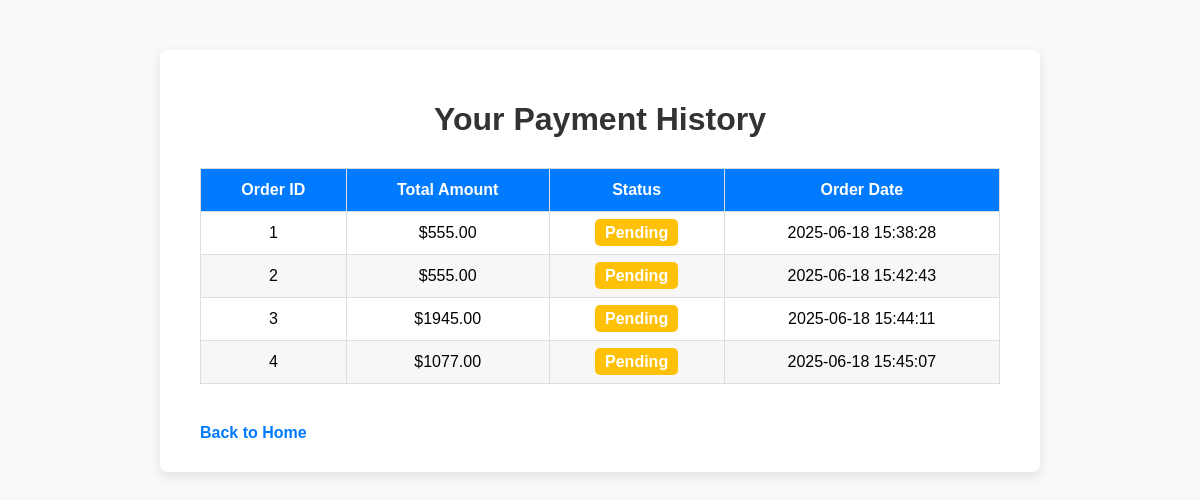
Screenshot of /order_history (signed in) with the database file from the repository.
### app.py (models this page shows)
class Order(db.Model):
    id = db.Column(db.Integer, primary_key=True)
    customer_id = db.Column(db.Integer, db.ForeignKey('customer.id'))
    total_amount = db.Column(db.Float)
    status = db.Column(db.String(50), default='Pending')
    created_at = db.Column(db.DateTime, default=datetime.utcnow)
    customer = db.relationship('Customer', backref='orders')

### app.py (the view)
@app.route('/order_history')
def order_history():
    customer = get_current_customer()
    if not customer:
        return redirect(url_for('custlogin'))
    orders = customer.orders
    return render_template('order.html', orders=orders)

### app.py (called while the page is built)
def get_current_customer():
    if 'customer_id' in session:
        return Customer.query.get(session['customer_id'])
    return None

### templates/order.html (shortened to what this page needs)
<!DOCTYPE html>
<html lang="en">
<head>
</head>
<body>
    <div class="container">
        <h1>Your Payment History</h1>
        {% if orders %}
        <table>
            <thead>
                <tr>
                    <th>Order ID</th>
                    <th>Total Amount</th>
                    <th>Status</th>
                    <th>Order Date</th>
                </tr>
            </thead>
            <tbody>
                {% for order in orders %}
                <tr>
                    <td data-label="Order ID">{{ order.id }}</td>
                    <td data-label="Total Amount">${{ "%.2f"|format(order.total_amount) }}</td>
                    <td data-label="Status"><span class="status {{ order.status }}">{{ order.status }}</span></td>
                    <td data-label="Order Date">{{ order.created_at.strftime('%Y-%m-%d %H:%M:%S') }}</td>
                </tr>
                {% endfor %}
            </tbody>
        </table>
        {% else %}
        <p class="no-orders">You have no payment history yet.</p>
        {% endif %}
        <a href="{{ url_for('main') }}" class="back-link">Back to Home</a>
    </div>
</body>
</html>

### templates/order.html (style rules this page uses)
body { font-family: Arial, sans-serif; background-color: #f9f9f9; margin: 0; padding: 0; }
.container { max-width: 800px; margin: 50px auto; background-color: white; padding: 30px 40px; border-radius: 8px; box-shadow: 0 4px 12px rgba(0,0,0,0.1); }
h1 { text-align: center; color: #333; margin-bottom: 30px; }
table { width: 100%; border-collapse: collapse; margin-bottom: 20px; }
th, td { padding: 12px 15px; border: 1px solid #ddd; text-align: center; }
th { background-color: #007bff; color: white; }
tbody tr:nth-child(even) { background-color: #f7f7f7; }
.status { font-weight: bold; padding: 5px 10px; border-radius: 5px; color: white; }
.status.Pending { background-color: #ffc107; }
a.back-link { display: inline-block; margin-top: 20px; color: #007bff; text-decoration: none; font-weight: bold; }

### rows the page displays
Order: id "1", total_amount "555.00", status "Pending", created_at "2025-06-18 15:38:28"
Order: id "2", total_amount "555.00", status "Pending", created_at "2025-06-18 15:42:43"
Order: id "3", total_amount "1945.00", status "Pending", created_at "2025-06-18 15:44:11"
Order: id "4", total_amount "1077.00", status "Pending", created_at "2025-06-18 15:45:07"
